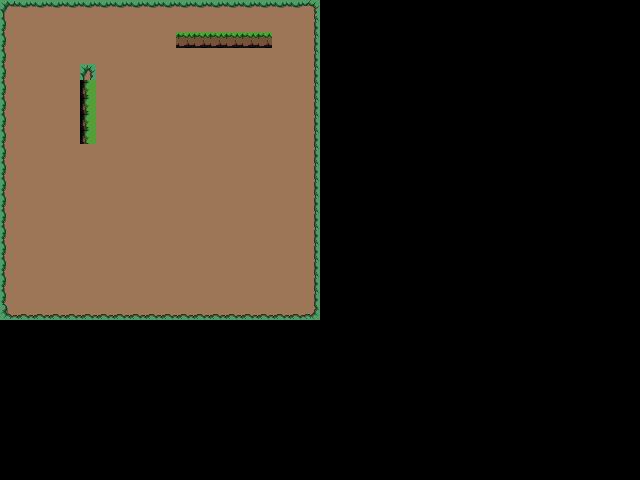

A 2D game scene composited from a Tiled map and its tileset images. What follows is a short description and the map's XML, with each tile layer's data collapsed to a summary:
An orthogonal 40x30 tile map with 16x16 px tiles, 1 tile layer (TileLayer1).

<map version="1.8" tiledversion="1.8.5" orientation="orthogonal" renderorder="right-down" width="40" height="30" tilewidth="16" tileheight="16" infinite="0" nextlayerid="2" nextobjectid="1">
 <tileset firstgid="1" source="Test Tileset.tsx" />
 <layer id="1" name="TileLayer1" width="40" height="30">
  <data>[1200 cells, 402 non-empty, 14 distinct tile ids]</data>
 </layer>
</map>
